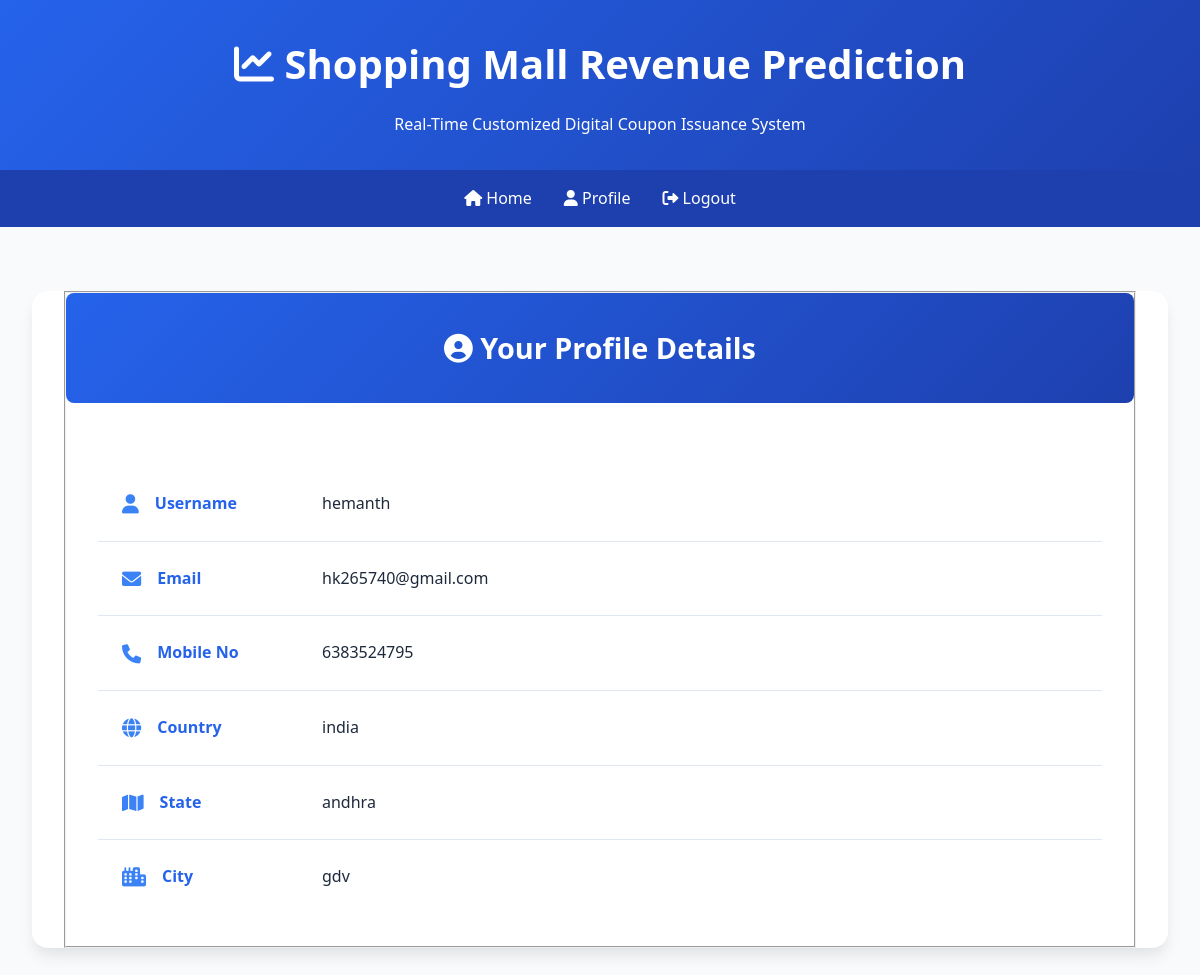
/ViewYourProfile/ (signed in), run on the app's committed database.
### Remote_User/models.py (models this page shows)
class ClientRegister_Model(models.Model):
    username = models.CharField(max_length=30)
    email = models.EmailField(max_length=30)
    password = models.CharField(max_length=10)
    phoneno = models.CharField(max_length=10)
    country = models.CharField(max_length=30)
    state = models.CharField(max_length=30)
    city = models.CharField(max_length=30)

### Remote_User/views.py (the view)
# urls.py: re_path(r'^ViewYourProfile/$', remoteuser.ViewYourProfile, name="ViewYourProfile"),
def ViewYourProfile(request):
    userid = request.session['userid']
    obj = ClientRegister_Model.objects.get(id= userid)
    return render(request,'RUser/ViewYourProfile.html',{'object':obj})

### Template/htmls/RUser/ViewYourProfile.html (shortened to what this page needs)
{% block userblock %}
<link href="https://cdnjs.cloudflare.com/ajax/libs/font-awesome/6.0.0/css/all.min.css" rel="stylesheet">
    <header class="header">
        <h1><i class="fas fa-chart-line"></i> Shopping Mall Revenue Prediction</h1>
        <p>Real-Time Customized Digital Coupon Issuance System</p>
    </header>
    <nav class="navbar">
        <ul class="navbar-nav">
            <li><a href="{% url 'Predict_Revenue_Type' %}" class="nav-link"><i class="fas fa-home"></i> Home</a></li>
            <li><a href="{% url 'ViewYourProfile' %}" class="nav-link"><i class="fas fa-user"></i> Profile</a></li>
            <li><a href="{% url 'login' %}" class="nav-link"><i class="fas fa-sign-out-alt"></i> Logout</a></li>
        </ul>
    </nav>
<div class="container-fluid">
    <div class="container">
        <form role="form" method="POST">
            <fieldset>
                <div class="profile-header">
                    <h2 class="profile-title">
                        <i class="fas fa-user-circle"></i> Your Profile Details
                    </h2>
                </div>
                <div class="profile-card">
                    <div class="profile-item">
                        <span class="profile-label">
                            <i class="fas fa-user"></i> Username
                        </span>
                        <span class="profile-value">{{object.username}}</span>
                    </div>
                    <div class="profile-item">
                        <span class="profile-label">
                            <i class="fas fa-envelope"></i> Email
                        </span>
                        <span class="profile-value">{{object.email}}</span>
                    </div>
                    <div class="profile-item">
                        <span class="profile-label">
                            <i class="fas fa-phone"></i> Mobile No
                        </span>
                        <span class="profile-value">{{object.phoneno}}</span>
                    </div>
                    <div class="profile-item">
                        <span class="profile-label">
                            <i class="fas fa-globe"></i> Country
                        </span>
                        <span class="profile-value">{{object.country}}</span>
                    </div>
                    <div class="profile-item">
                        <span class="profile-label">
                            <i class="fas fa-map"></i> State
                        </span>
                        <span class="profile-value">{{object.state}}</span>
                    </div>
                    <div class="profile-item">
                        <span class="profile-label">
                            <i class="fas fa-city"></i> City
                        </span>
                        <span class="profile-value">{{object.city}}</span>
                    </div>
                </div>
            </fieldset>
        </form>
    </div>
</div>
{% endblock %}

### Template/htmls/RUser/ViewYourProfile.html (style rules this page uses)
.container-fluid { padding: 2rem; }
.container { max-width: 1200px; margin: 0 auto; background: white; border-radius: 1rem; box-shadow: 0 10px 15px -3px rgba(0, 0, 0, 0.1); padding: 2rem; transition: transform 0.3s ease; }
.profile-header { background: linear-gradient(135deg, var(--primary-color), var(--secondary-color)); color: white; padding: 2rem; border-radius: 0.5rem; margin-bottom: 2rem; text-align: center; }
.profile-title { font-size: 1.8rem; font-weight: 600; margin: 0; animation: fadeIn 1s ease-in; }
.profile-card { background: white; border-radius: 0.5rem; padding: 2rem; margin-top: 2rem; }
.profile-item { display: flex; align-items: center; padding: 1.5rem; border-bottom: 1px solid #e2e8f0; transition: background-color 0.3s ease; }
.profile-item:last-child { border-bottom: none; }
.profile-label { display: flex; align-items: center; min-width: 200px; font-weight: 600; color: var(--primary-color); }
.profile-label i { margin-right: 1rem; color: var(--accent-color); font-size: 1.2rem; }
.profile-value { flex: 1; color: var(--text-color); font-size: 1rem; }
.navbar { background: var(--secondary-color); padding: 1rem 2rem; }
.navbar-nav { display: flex; justify-content: center; gap: 2rem; list-style: none; }
.nav-link { color: white; text-decoration: none; font-weight: 500; transition: color 0.3s ease; }
* { margin: 0; padding: 0; box-sizing: border-box; font-family: 'Segoe UI', Tahoma, Geneva, Verdana, sans-serif; }
.header { background: linear-gradient(135deg, var(--primary-color), var(--secondary-color)); color: white; padding: 2rem; text-align: center; box-shadow: 0 4px 6px -1px rgba(0, 0, 0, 0.1); }
.header h1 { font-size: 2.5rem; margin-bottom: 1rem; animation: fadeIn 1s ease-in; }
.container { max-width: 1200px; margin: 2rem auto; padding: 0 2rem; }

### data on the page
ClientRegister_Model: username "hemanth", email "hk265740@gmail.com", phoneno "6383524795", country "india", state "andhra", city "gdv"
